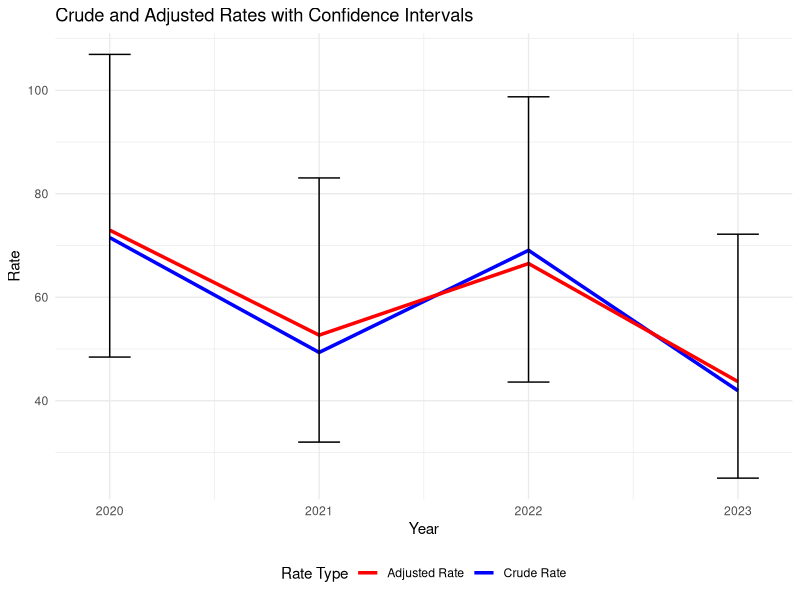

Generate this figure with R:
##Setting up the packages for calculating Age-adjusted rates for OD's 2020-2023 for Cheatham Co

library(knitr)
library(epitools)
library(ggplot2)

##setting up a dataframe for each population for comparison

#Labels for the age groups

age_groups <- c("0-4","5-9", "10-14", "15-19", "20-24", "25-34", "35-44", "45-54", "55-64", "65-74", "75-84", "85+")
population_23 <- c(2232,	2035,	2941,	2567,	2202,	5284,	5200,	5971,	6044, 3944,	1617,	502)
population_22 <- c(2232,	2035,	2941,	2567,	2202,	5284,	5200,	5971,	6044, 3944,	1617,	502)
population_21 <- c(2232,	2035,	2941,	2567,	2202,	5284,	5200,	5971,	6044, 3944,	1617,	502)
population_20 <- c(2232,	2035,	2941,	2567,	2202,	5284,	5200,	5971,	6044, 3944,	1617,	502)

#Setting the deaths in each population 
deaths_23 <- c(0,	0,	0,	1,	0,	4,	7,	1,	1,	3,	0,	0)
deaths_22 <- c(0,	0,	0,	1,	0,	5,	7,	9,	6,	0,	0,	0)
deaths_21 <- c(0,	0,	0,	0,	1,	5,	6,	8,	0,	0,	0,	0)
deaths_20 <- c(0,	0, 0,	3,	0,	9,	7,	6,	3,	1,	0,	0)

##Standard population
std_pop <- c(0.06913565,
             0.072532898,
             0.073031744,
             0.07216878,
             0.06647757,
             0.135573163,
             0.162612786,
             0.134833997,
             0.087247027,
             0.06603698,
             0.044841498,
             0.015507912)

##Now we need to create a dataframe with the vectors created above
df_23 <- data.frame(age=age_groups, deaths = deaths_23, pop=population_23, group = '2023')
df_22 <- data.frame(age=age_groups, deaths=deaths_22, pop=population_22, group='2022')
df_21 <- data.frame(age=age_groups, deaths=deaths_21, pop=population_21, group='2021')
df_20 <- data.frame(age=age_groups, deaths=deaths_20, pop=population_20, group='2020')


df_all <- rbind(df_23, df_22, df_21, df_20)
df_pop <- data.frame(age=age_groups, pop=std_pop)



##Running epitools and storing them in a table 
pop_23_adjust <- ageadjust.direct(deaths_23, population_23, rate=NULL, 
                                  std_pop, conf.level = 0.95)
Age_Adjusted23 <- 10^5*pop_23_adjust


pop_22_adjust <- ageadjust.direct(deaths_22, population_22, rate=NULL, 
                                  std_pop, conf.level = 0.95)
Age_Adjusted22 <- 10^5*pop_22_adjust


pop_21_adjust <- ageadjust.direct(deaths_21, population_21, rate=NULL, 
                                  std_pop, conf.level = 0.95)
Age_Adjusted21 <- 10^5*pop_21_adjust


pop_20_adjust <- ageadjust.direct(deaths_20, population_20, rate=NULL, 
                                  std_pop, conf.level = 0.95)
Age_Adjusted20 <- 10^5*pop_20_adjust


##Creating a dataframe with all the results to graph the differences
Results <- data.frame(rbind(Age_Adjusted20, Age_Adjusted21, Age_Adjusted22, Age_Adjusted23), 
                      Year = c(2020, 2021, 2022, 2023))
colnames(Results) <- c('Crude_Rate', 'Adj_Rate', 'Low_CI', 'High_CI', 'Year')

Results

##Plotting the results

ggplot(Results, aes(x = Year)) +
  geom_line(aes(y = Crude_Rate, color = "Crude Rate"), linewidth = 1.2) +
  geom_line(aes(y = Adj_Rate, color = "Adjusted Rate"), linewidth = 1.2) +
  geom_errorbar(aes(ymin = Low_CI, ymax = High_CI), width = 0.2, color = "black") +
  labs(title = "Crude and Adjusted Rates with Confidence Intervals",
       x = "Year",
       y = "Rate",
       color = "Rate Type") +
  theme_minimal() +
  scale_color_manual(values = c("Crude Rate" = "blue", "Adjusted Rate" = "red")) +
  theme(legend.position = "bottom")
